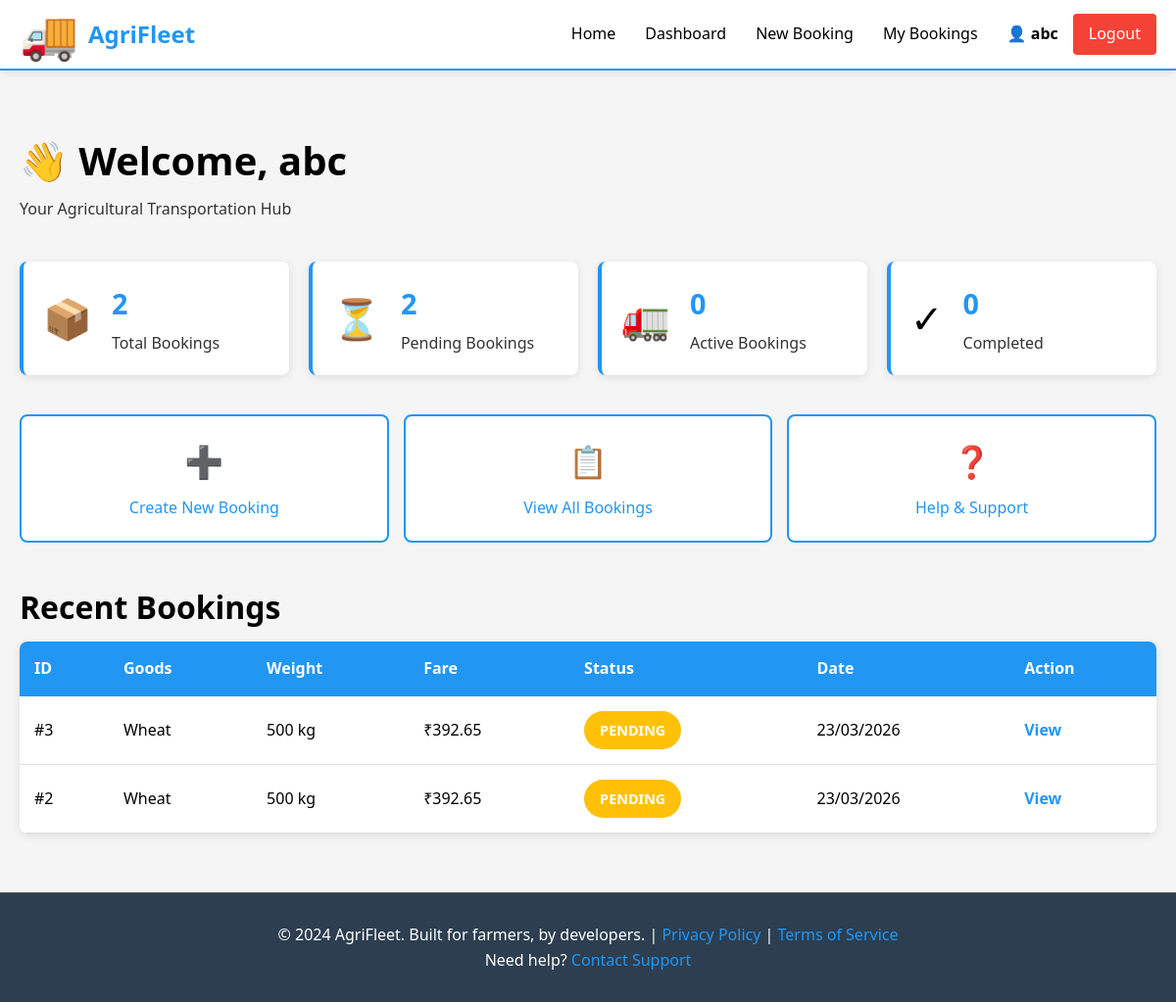
Page /farmer/dashboard (signed in) on the committed database.
### models.py (models this page shows, shortened)
class User(db.Model):
    __tablename__ = 'users'
    id = db.Column(db.Integer, primary_key=True)
    email = db.Column(db.String(255), unique=True, nullable=False, index=True)
    password_hash = db.Column(db.String(255), nullable=False)
    role = db.Column(db.String(20), nullable=False, default='farmer')
    full_name = db.Column(db.String(255), nullable=False)
    phone_number = db.Column(db.String(20))
    created_at = db.Column(db.DateTime, default=datetime.utcnow)
    driver = db.relationship('Driver', back_populates='user', uselist=False, cascade='all, delete-orphan')
    farmer_bookings = db.relationship('Booking', foreign_keys='Booking.farmer_id', back_populates='farmer', cascade='all, delete-orphan')
    driver_bookings = db.relationship('Booking', foreign_keys='Booking.driver_id', back_populates='driver_user', cascade='all, delete-orphan')
    def is_farmer(self):
        return self.role == 'farmer'

class Booking(db.Model):
    __tablename__ = 'bookings'
    id = db.Column(db.Integer, primary_key=True)
    farmer_id = db.Column(db.Integer, db.ForeignKey('users.id'), nullable=False)
    driver_id = db.Column(db.Integer, db.ForeignKey('users.id'), nullable=True)
    pickup_latitude = db.Column(db.Float, nullable=False)
    pickup_longitude = db.Column(db.Float, nullable=False)
    dropoff_latitude = db.Column(db.Float, nullable=False)
    dropoff_longitude = db.Column(db.Float, nullable=False)
    goods_type = db.Column(db.String(255), nullable=False)
    weight_kg = db.Column(db.Integer, nullable=False)
    estimated_fare = db.Column(db.Float, nullable=False)
    final_fare = db.Column(db.Float)
    status = db.Column(db.String(20), default='PENDING', nullable=False)
    created_at = db.Column(db.DateTime, default=datetime.utcnow)
    accepted_at = db.Column(db.DateTime)
    completed_at = db.Column(db.DateTime)
    farmer = db.relationship('User', foreign_keys=[farmer_id], back_populates='farmer_bookings')
    driver_user = db.relationship('User', foreign_keys=[driver_id], back_populates='driver_bookings')

### routes/farmer_routes.py (the view)
@farmer_bp.route('/dashboard')
@farmer_required
def dashboard():
    current_user = get_current_user()
    recent_bookings = Booking.query.filter_by(farmer_id=current_user.id).order_by(
        Booking.created_at.desc()
    ).limit(10).all()
    total_bookings = Booking.query.filter_by(farmer_id=current_user.id).count()
    completed = Booking.query.filter_by(farmer_id=current_user.id, status='COMPLETED').count()
    pending = Booking.query.filter_by(farmer_id=current_user.id, status='PENDING').count()
    stats = {
        'total_bookings': total_bookings,
        'completed': completed,
        'pending': pending,
        'active': Booking.query.filter_by(farmer_id=current_user.id, status='ACCEPTED').count()
    }
    return render_template(
        'farmer/dashboard.html',
        recent_bookings=recent_bookings,
        stats=stats
    )

### app.py (called while the page is built)
def create_app(config_class=None):
    app = Flask(__name__, template_folder='templates', static_folder='static')
    if config_class is None:
        config_class = config
    app.config.from_object(config_class)
    db.init_app(app)
    app.register_blueprint(auth_bp)
    app.register_blueprint(farmer_bp)
    app.register_blueprint(driver_bp)
    @app.context_processor
    def inject_user():
        return {'current_user': get_current_user()}
    @app.errorhandler(404)
    def not_found(error):
        return render_template('errors/404.html'), 404
    @app.errorhandler(500)
    def server_error(error):
        return render_template('errors/500.html'), 500
    @app.route('/')
    def index():
        """Landing page"""
        return render_template('index.html')
    with app.app_context():
        db.create_all()
        logger.info('Database tables created')
    return app

### auth.py (called while the page is built)
def get_current_user():
    user_id = session.get('user_id')
    if user_id:
        return User.query.get(user_id)
    return None

def is_logged_in():
    return 'user_id' in session

def farmer_required(f):
    @wraps(f)
    def decorated_function(*args, **kwargs):
        if not is_logged_in():
            flash('Please log in first', 'warning')
            return redirect(url_for('auth.login'))
        user = get_current_user()
        if not user or not user.is_farmer():
            flash('Only farmers can access this page', 'danger')
            return redirect(url_for('index'))
        return f(*args, **kwargs)
    return decorated_function

### templates/farmer/dashboard.html (shortened to what this page needs)
{% extends "base.html" %}
{% block content %}
<div class="dashboard-container">
    <div class="dashboard-header">
        <h1>👋 Welcome, {{ current_user.full_name }}</h1>
        <p>Your Agricultural Transportation Hub</p>
    </div>
    <div class="stats-grid">
        <div class="stat-card">
            <div class="stat-icon">📦</div>
            <div class="stat-content">
                <h3>{{ stats.total_bookings }}</h3>
                <p>Total Bookings</p>
            </div>
        </div>
        <div class="stat-card">
            <div class="stat-icon">⏳</div>
            <div class="stat-content">
                <h3>{{ stats.pending }}</h3>
                <p>Pending Bookings</p>
            </div>
        </div>
        <div class="stat-card">
            <div class="stat-icon">🚛</div>
            <div class="stat-content">
                <h3>{{ stats.active }}</h3>
                <p>Active Bookings</p>
            </div>
        </div>
        <div class="stat-card">
            <div class="stat-icon">✓</div>
            <div class="stat-content">
                <h3>{{ stats.completed }}</h3>
                <p>Completed</p>
            </div>
        </div>
    </div>
    <div class="quick-actions">
        <a href="{{ url_for('farmer.create_booking_page') }}" class="action-button btn-primary">
            <span class="action-icon">➕</span>
            <span>Create New Booking</span>
        </a>
        <a href="{{ url_for('farmer.bookings') }}" class="action-button btn-secondary">
            <span class="action-icon">📋</span>
            <span>View All Bookings</span>
        </a>
        <a href="{{ url_for('index') }}" class="action-button btn-secondary">
            <span class="action-icon">❓</span>
            <span>Help & Support</span>
        </a>
    </div>
    <div class="recent-section">
        <h2>Recent Bookings</h2>
        {% if recent_bookings %}
            <table class="bookings-table">
                <thead>
                    <tr>
                        <th>ID</th>
                        <th>Goods</th>
                        <th>Weight</th>
                        <th>Fare</th>
                        <th>Status</th>
                        <th>Date</th>
                        <th>Action</th>
                    </tr>
                </thead>
                <tbody>
                    {% for booking in recent_bookings %}
                        <tr>
                            <td>#{{ booking.id }}</td>
                            <td>{{ booking.goods_type }}</td>
                            <td>{{ booking.weight_kg }} kg</td>
                            <td>₹{{ booking.estimated_fare }}</td>
                            <td>
                                <span class="status-badge status-{{ booking.status|lower }}">
                                    {{ booking.status }}
                                </span>
                            </td>
                            <td>{{ booking.created_at.strftime('%d/%m/%Y') }}</td>
                            <td>
                                <a href="{{ url_for('farmer.booking_details', booking_id=booking.id) }}" class="link-btn">View</a>
                            </td>
                        </tr>
                    {% endfor %}
                </tbody>
            </table>
        {% else %}
            <div class="empty-state">
                <p>📭 No bookings yet</p>
                <a href="{{ url_for('farmer.create_booking_page') }}" class="btn btn-primary">Create Your First Booking</a>
            </div>
        {% endif %}
    </div>
</div>
{% endblock %}

### templates/base.html (shortened to what this page needs)
<!DOCTYPE html>
<html lang="en">
<head>
    <link rel="stylesheet" href="{{ url_for('static', filename='css/style.css') }}">
    <link rel="stylesheet" href="{{ url_for('static', filename='css/responsive.css') }}">
    <link rel="stylesheet" href="{{ url_for('static', filename='css/animations.css') }}">
</head>
<body>
    <nav class="navbar">
        <div class="navbar-container">
            <div class="navbar-brand">
                <a href="{{ url_for('index') }}" class="brand-logo">
                    <span class="brand-icon">🚚</span>
                    <span class="brand-text">AgriFleet</span>
                </a>
            </div>
            <ul class="navbar-menu">
                {% if current_user %}
                    <li><a href="{{ url_for('index') }}" class="nav-link">Home</a></li>
                    {% if current_user.is_farmer() %}
                        <li><a href="{{ url_for('farmer.dashboard') }}" class="nav-link">Dashboard</a></li>
                        <li><a href="{{ url_for('farmer.create_booking_page') }}" class="nav-link">New Booking</a></li>
                        <li><a href="{{ url_for('farmer.bookings') }}" class="nav-link">My Bookings</a></li>
                    {% elif current_user.is_driver() %}
                        <li><a href="{{ url_for('driver.dashboard') }}" class="nav-link">Dashboard</a></li>
                        <li><a href="{{ url_for('driver.available_bookings') }}" class="nav-link">Available Bookings</a></li>
                        <li><a href="{{ url_for('driver.bookings') }}" class="nav-link">My Bookings</a></li>
                    {% elif current_user.is_admin() %}
                        <li><a href="{{ url_for('index') }}" class="nav-link">Admin</a></li>
                    {% endif %}
                    <li class="nav-user-menu">
                        <span class="nav-user-name">👤 {{ current_user.full_name }}</span>
                        <a href="{{ url_for('auth.logout') }}" class="nav-link logout-btn">Logout</a>
                    </li>
                {% else %}
                    <li><a href="{{ url_for('index') }}" class="nav-link">Home</a></li>
                    <li><a href="{{ url_for('auth.login') }}" class="nav-link">Login</a></li>
                    <li><a href="{{ url_for('auth.signup') }}" class="nav-link signup-btn">Sign Up</a></li>
                {% endif %}
            </ul>
        </div>
    </nav>
    <main class="main-container">
        {% block content %}
        {% endblock %}
    </main>
    <footer class="footer">
        <div class="footer-content">
            <p>&copy; 2024 AgriFleet. Built for farmers, by developers. | <a href="#">Privacy Policy</a> | <a href="#">Terms of Service</a></p>
            <p>Need help? <a href="mailto:support@AgriFleet.com">Contact Support</a></p>
        </div>
    </footer>
</body>
</html>

### static/css/style.css (style rules this page uses)
:root { --primary-color: #2196F3; --secondary-color: #4CAF50; --accent-color: #FF9800; --danger-color: #F44336; --warning-color: #FFC107; --bg-light: #F5F5F5; --border-color: #DDD; --text-dark: #000; --text-light: #333; --shadow: 0 2px 8px rgba(0,0,0,0.1); }
* { margin: 0; padding: 0; box-sizing: border-box; }
html, body { height: 100%; background: var(--bg-light); }
body { font-family: 'Segoe UI', Tahoma, Geneva, Verdana, sans-serif; line-height: 1.6; color: var(--text-dark); display: flex; flex-direction: column; }
main { flex: 1; }
h1, h2, h3, h4, h5, h6 { margin-bottom: 10px; color: var(--text-dark); font-weight: 600; }
h1 { font-size: 2.5em; }
h2 { font-size: 2em; }
h3 { font-size: 1.5em; }
a { color: var(--primary-color); text-decoration: none; }
.navbar { background: white; box-shadow: var(--shadow); position: sticky; top: 0; z-index: 100; border-bottom: 2px solid var(--primary-color); }
.navbar-container { max-width: 1200px; margin: 0 auto; padding: 0 20px; display: flex; justify-content: space-between; align-items: center; height: 70px; }
.navbar-brand { font-size: 1.5em; font-weight: bold; }
.brand-logo { display: flex; align-items: center; gap: 10px; color: var(--primary-color); text-decoration: none; }
.brand-icon { font-size: 2em; }
.brand-text { font-weight: bold; }
.navbar-menu { display: flex; list-style: none; gap: 30px; align-items: center; }
.nav-link { color: var(--text-dark); text-decoration: none; transition: color 0.3s ease; font-weight: 500; }
.logout-btn { background: var(--danger-color); color: white !important; padding: 8px 16px; border-radius: 4px; display: inline-block; }
.nav-user-menu { display: flex; gap: 15px; align-items: center; }
.nav-user-name { font-weight: bold; }
.btn-primary { background: var(--primary-color); color: white; }
.btn-secondary { background: var(--secondary-color); color: white; }
.main-container { max-width: 1200px; margin: 0 auto; padding: 40px 20px; width: 100%; flex: 1; }
.dashboard-container { padding: 20px 0; }
.dashboard-header { margin-bottom: 40px; }
.dashboard-header h1 { margin-bottom: 5px; }
.dashboard-header p { color: var(--text-light); }
.stats-grid { display: grid; grid-template-columns: repeat(auto-fit, minmax(250px, 1fr)); gap: 20px; margin-bottom: 40px; }
.stat-card { background: white; padding: 20px; border-radius: 8px; box-shadow: var(--shadow); display: flex; gap: 20px; align-items: center; border-left: 4px solid var(--primary-color); }
.stat-icon { font-size: 2.5em; }
.stat-content h3 { margin: 0; color: var(--primary-color); font-size: 1.8em; }
.stat-content p { margin: 5px 0 0 0; color: var(--text-light); }
.quick-actions { display: grid; grid-template-columns: repeat(auto-fit, minmax(200px, 1fr)); gap: 15px; margin-bottom: 40px; }
.action-button { background: white; border: 2px solid var(--primary-color); padding: 20px; border-radius: 8px; text-align: center; text-decoration: none; color: var(--primary-color); transition: all 0.3s ease; display: flex; flex-direction: column; gap: 10px; align-items: center; }
.action-icon { font-size: 2em; }
.bookings-table { width: 100%; border-collapse: collapse; background: white; box-shadow: var(--shadow); border-radius: 8px; overflow: hidden; }
.bookings-table thead { background: var(--primary-color); color: white; }
.bookings-table th { padding: 15px; text-align: left; font-weight: 600; }
.bookings-table td { padding: 15px; border-bottom: 1px solid var(--border-color); }
.link-btn { color: var(--primary-color); cursor: pointer; font-weight: 600; border: none; background: none; padding: 0; }
.status-badge { display: inline-block; padding: 6px 12px; border-radius: 20px; font-size: 0.85em; font-weight: 600; }
.status-pending { background: #FFC107; color: white; }
.footer { background: #2c3e50; color: white; padding: 30px 20px; text-align: center; border-top: 1px solid #555; margin-top: auto; }
.footer-content { max-width: 1200px; margin: 0 auto; }
.footer a { color: var(--primary-color); }
.status-badge { padding: 8px 16px; border-radius: 20px; font-weight: bold; font-size: 0.9em; }

### rows in the picture
User: full_name "abc"
Booking: id "3", goods_type "Wheat", weight_kg "500", estimated_fare "392.65", status "PENDING", created_at "23/03/2026"
Booking: id "2", goods_type "Wheat", weight_kg "500", estimated_fare "392.65", status "PENDING", created_at "23/03/2026"

### other values in the picture
{{ stats.total_bookings }} "2"
{{ stats.pending }} "2"
{{ stats.active }} "0"
{{ stats.completed }} "0"
